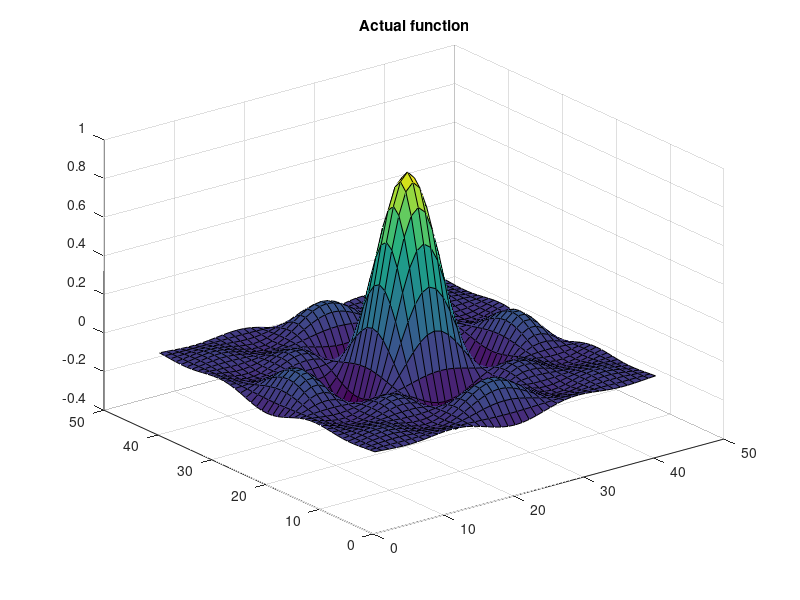

MATLAB code to generate this figure: (Note: this script raises an error after producing the figure.)
close all
clear all 
clc

x = -10:0.5:10;
y = -10:0.5:10;
[X,Y] = meshgrid(x,y);
[row, col] = size(X);

% Handle division by zero
r1 = sin(X)./X;
r1(X == 0) = 1;  % Set the value at X = 0 to 1

r2 = sin(Y)./Y;
r2(Y == 0) = 1;  % Set the value at Y = 0 to 1

Z = r1 .* r2;  % Element-wise multiplication
figure(1); 
surf(Z); 
title('Actual function');

L1 = reshape(X, [row*col, 1]);
L2 = reshape(Y, [row*col, 1]);
L3 = reshape(Z, [row*col, 1]);
data = [L1, L2, L3];

Optg = genfisOptions('GridPartition');
Optg.NumMembershipFunctions = 6;
Optg.InputMembershipFunctionType = 'gaussmf';

fis1 = genfis(data(:,1:2), data(:,3), Optg);

options = anfisOptions('InitialFIS', fis1, 'EpochNumber', 100);

fis2 = anfis(data, options);
anfis_output = evalfis(fis2, data(:,1:2));

O = reshape(anfis_output, [row, col]);
figure(2); 
surf(O); 
title('Estimated function');

err = Z - O;
figure(3); 
surf(err); 
title('Error between actual and approximation');